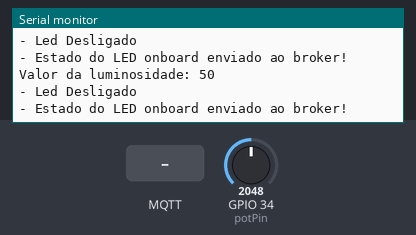
A sketch run on a simulated ESP32. Shown: the last lines printed to the serial monitor. Inputs (shaded band) come from the test bench; at power-on: GPIO 34 (potPin) = 2048. WiFi joins after 1.5 s; servers stay silent unless stated; no MQTT or app messages arrive unless stated.

Above: at 9.9 s.
10.0 s: MQTT message "1" arrives on the first subscribed topic
12.2 s: MQTT message "on" arrives on the first subscribed topic
14.2 s: MQTT message "off" arrives on the first subscribed topic
16.2 s: GPIO 34 (potPin) set to 2866
At 17.5 s:
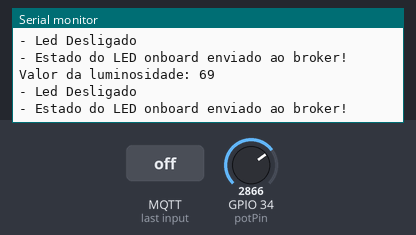
17.7 s: GPIO 34 (potPin) set to 3603
At 18.6 s:
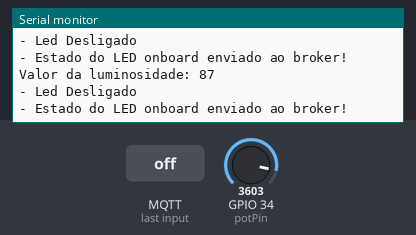
Timing chart, 0 to 20.2 s (numbered marks = the images above; inputs shaded):
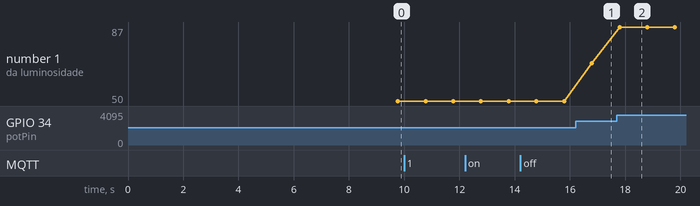

The sketch:

code.ino
```cpp
/*
 Projeto: Smart Lamp - PoC FIWARE com ESP32
 Autores: Matheus Bispo, Eduardo Delorenzo, Henrique Keigo
 Data: 07/09/2025
*/

#include <WiFi.h>           // Biblioteca para conexão Wi-Fi
#include <PubSubClient.h>   // Biblioteca para comunicação MQTT

// ========================= CONFIGURAÇÕES INICIAIS ==========================

// Configurações editáveis de Wi-Fi e Broker
const char* default_SSID = "REDE1";        // Nome da rede Wi-Fi
const char* default_PASSWORD = "SENHA2";  // Senha da rede Wi-Fi
const char* default_BROKER_MQTT = "20.163.23.245"; // IP do Broker MQTT
const int default_BROKER_PORT = 1883;         // Porta padrão MQTT

// Definição dos tópicos MQTT
const char* default_TOPICO_SUBSCRIBE = "/TEF/lamp001/cmd";   // Recebe comandos do Broker
const char* default_TOPICO_PUBLISH_1 = "/TEF/lamp001/attrs"; // Publica estado da lâmpada
const char* default_TOPICO_PUBLISH_2 = "/TEF/lamp001/attrs/l"; // Publica valor de luminosidade

// Identificação do cliente MQTT
const char* default_ID_MQTT = "fiware_001";

// Pino do LED onboard do ESP32
const int default_D4 = 2;

// Prefixo usado para construir as mensagens de comando
const char* topicPrefix = "lamp001";

// ========================= VARIÁVEIS GLOBAIS ==========================

// Ponteiros para manter valores de configuração
char* SSID = const_cast<char*>(default_SSID);
char* PASSWORD = const_cast<char*>(default_PASSWORD);
char* BROKER_MQTT = const_cast<char*>(default_BROKER_MQTT);
int BROKER_PORT = default_BROKER_PORT;
char* TOPICO_SUBSCRIBE = const_cast<char*>(default_TOPICO_SUBSCRIBE);
char* TOPICO_PUBLISH_1 = const_cast<char*>(default_TOPICO_PUBLISH_1);
char* TOPICO_PUBLISH_2 = const_cast<char*>(default_TOPICO_PUBLISH_2);
char* ID_MQTT = const_cast<char*>(default_ID_MQTT);
int D4 = default_D4;

// Objetos de rede
WiFiClient espClient;           // Cliente Wi-Fi
PubSubClient MQTT(espClient);   // Cliente MQTT (roda sobre TCP/IP)

// Estado atual do LED (0 = desligado, 1 = ligado)
char EstadoSaida = '0';

// ========================= FUNÇÕES AUXILIARES ==========================

// Inicializa o monitor serial
void initSerial() {
    Serial.begin(115200);
}

// Conecta o ESP32 ao Wi-Fi
void initWiFi() {
    delay(10);
    Serial.println("------Conexao WI-FI------");
    Serial.print("Conectando-se na rede: ");
    Serial.println(SSID);
    Serial.println("Aguarde");
    reconectWiFi(); // Tenta se conectar
}

// Configura conexão MQTT
void initMQTT() {
    MQTT.setServer(BROKER_MQTT, BROKER_PORT);   // Define o broker e porta
    MQTT.setCallback(mqtt_callback);            // Função que será chamada quando chegar mensagem
}

// Função principal de setup
void setup() {
    InitOutput();   // Pisca o LED para indicar inicialização
    initSerial();   // Inicia monitor serial
    initWiFi();     // Conecta ao Wi-Fi
    initMQTT();     // Configura MQTT
    delay(5000);

    // Publica estado inicial da lâmpada (ligada)
    MQTT.publish(TOPICO_PUBLISH_1, "s|on");
}

// Loop principal do programa
void loop() {
    VerificaConexoesWiFIEMQTT(); // Garante que Wi-Fi e MQTT estão ativos
    EnviaEstadoOutputMQTT();     // Envia estado atual da lâmpada ao broker
    handleLuminosity();          // Lê sensor LDR e envia luminosidade
    MQTT.loop();                 // Mantém a conexão MQTT viva
}

// ========================= CONEXÃO WI-FI ==========================

// Tenta reconectar ao Wi-Fi caso caia
void reconectWiFi() {
    if (WiFi.status() == WL_CONNECTED)
        return;
    WiFi.begin(SSID, PASSWORD);
    while (WiFi.status() != WL_CONNECTED) {
        delay(100);
        Serial.print(".");
    }
    Serial.println();
    Serial.println("Conectado com sucesso na rede ");
    Serial.print(SSID);
    Serial.println("IP obtido: ");
    Serial.println(WiFi.localIP());

    // Garante que o LED inicie desligado
    digitalWrite(D4, LOW);
}

// ========================= CALLBACK MQTT ==========================

// Função chamada quando chega mensagem MQTT
void mqtt_callback(char* topic, byte* payload, unsigned int length) {
    String msg;
    for (int i = 0; i < length; i++) {
        char c = (char)payload[i];
        msg += c;
    }
    Serial.print("- Mensagem recebida: ");
    Serial.println(msg);

    // Cria os comandos esperados
    String onTopic = String(topicPrefix) + "@on|";   // Exemplo: lamp001@on|
    String offTopic = String(topicPrefix) + "@off|"; // Exemplo: lamp001@off|

    // Se a mensagem for ligar
    if (msg.equals(onTopic)) {
        digitalWrite(D4, HIGH);
        EstadoSaida = '1';
    }

    // Se a mensagem for desligar
    if (msg.equals(offTopic)) {
        digitalWrite(D4, LOW);
        EstadoSaida = '0';
    }
}

// ========================= GERENCIAMENTO DE CONEXÕES ==========================

// Verifica se Wi-Fi e MQTT estão ativos
void VerificaConexoesWiFIEMQTT() {
    if (!MQTT.connected())
        reconnectMQTT();
    reconectWiFi();
}

// Envia ao broker o estado atual do LED
void EnviaEstadoOutputMQTT() {
    if (EstadoSaida == '1') {
        MQTT.publish(TOPICO_PUBLISH_1, "s|on");
        Serial.println("- Led Ligado");
    }

    if (EstadoSaida == '0') {
        MQTT.publish(TOPICO_PUBLISH_1, "s|off");
        Serial.println("- Led Desligado");
    }
    Serial.println("- Estado do LED onboard enviado ao broker!");
    delay(1000);
}

// Inicializa o LED onboard piscando (efeito de boot)
void InitOutput() {
    pinMode(D4, OUTPUT);
    digitalWrite(D4, HIGH);
    boolean toggle = false;

    for (int i = 0; i <= 10; i++) {
        toggle = !toggle;
        digitalWrite(D4, toggle);
        delay(200);
    }
}

// Tenta reconectar ao Broker MQTT
void reconnectMQTT() {
    while (!MQTT.connected()) {
        Serial.print("* Tentando se conectar ao Broker MQTT: ");
        Serial.println(BROKER_MQTT);
        if (MQTT.connect(ID_MQTT)) {
            Serial.println("Conectado com sucesso ao broker MQTT!");
            MQTT.subscribe(TOPICO_SUBSCRIBE); // Reassina o tópico
        } else {
            Serial.println("Falha ao reconectar no broker.");
            Serial.println("Haverá nova tentativa de conexão em 2s");
            delay(2000);
        }
    }
}

// ========================= SENSOR DE LUMINOSIDADE ==========================

// Lê o valor do LDR e envia ao Broker
void handleLuminosity() {
    const int potPin = 34; // Entrada analógica do ESP32
    int sensorValue = analogRead(potPin); // Valor entre 0 e 4095
    int luminosity = map(sensorValue, 0, 4095, 0, 100); // Converte para escala %
    String mensagem = String(luminosity);

    Serial.print("Valor da luminosidade: ");
    Serial.println(mensagem.c_str());

    // Publica no tópico do Broker
    MQTT.publish(TOPICO_PUBLISH_2, mensagem.c_str());
}
```

Measured:
- after the input at 16.2 s, the serial monitor: prints a new line after 0.59 s (image 1)
- after the input at 17.7 s, the serial monitor: prints a new line after 0.09 s (image 2)
- plotted number 1: 50 → 69 after the input at 16.2 s, 69 → 87 after the input at 17.7 s
